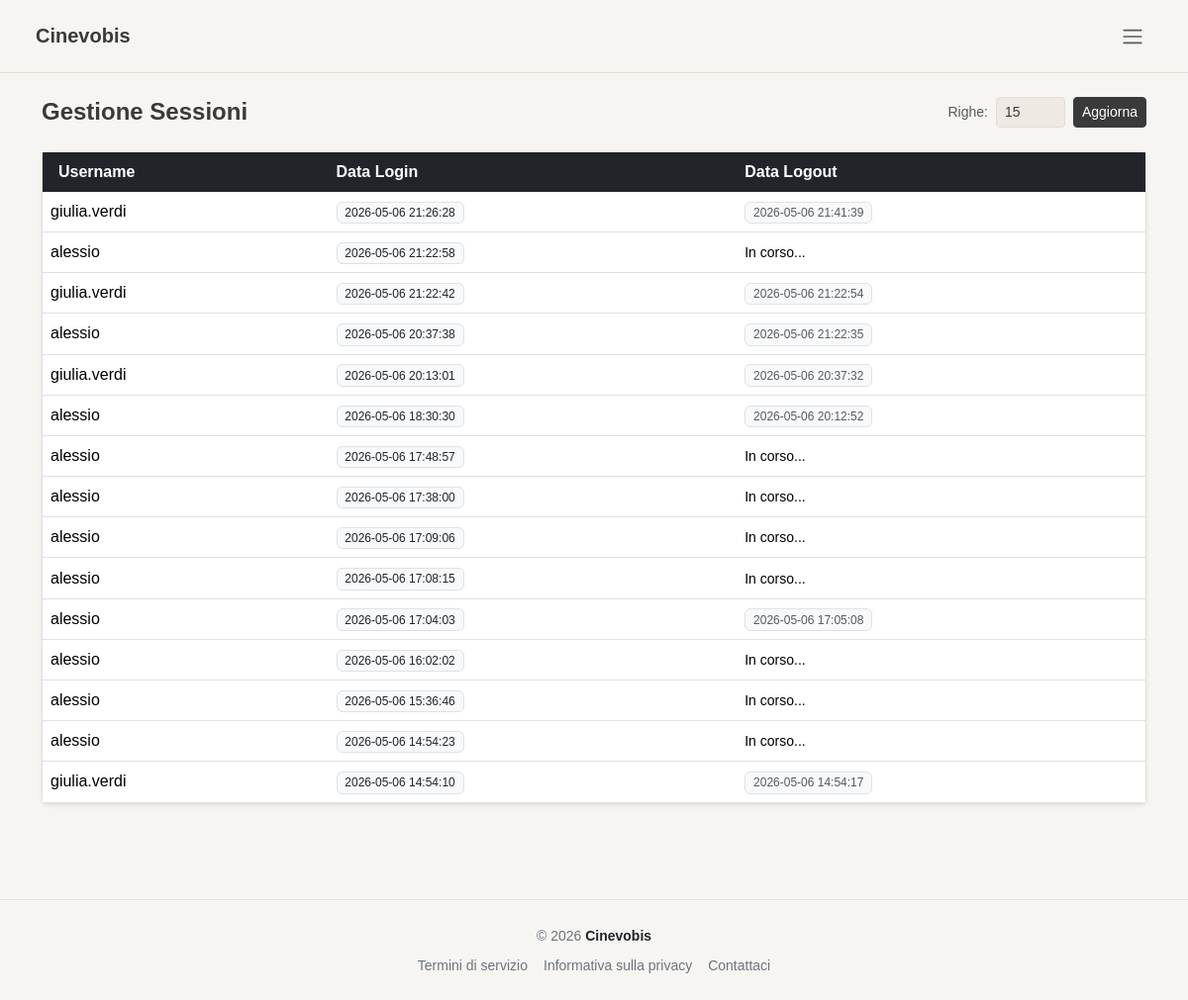
/pages/admin/sessions.php (signed in), run on the app's committed database.
### tables this page shows
CREATE TABLE `sessioni` (
  `id_sessione` varchar(255) NOT NULL,
  `id_utente` int(11) NOT NULL,
  `data_login` datetime DEFAULT NULL,
  `data_logout` datetime DEFAULT NULL,
  PRIMARY KEY (`id_sessione`),
  KEY `id_utente` (`id_utente`),
  CONSTRAINT `sessioni_ibfk_1` FOREIGN KEY (`id_utente`) REFERENCES `utenti` (`id_utente`) ON DELETE CASCADE ON UPDATE CASCADE
);

CREATE TABLE `utenti` (
  `id_utente` int(11) NOT NULL AUTO_INCREMENT,
  `username` varchar(100) NOT NULL,
  `password` varchar(255) NOT NULL,
  `email` varchar(100) NOT NULL,
  `nome` varchar(100) NOT NULL,
  `cognome` varchar(100) NOT NULL,
  `id_profilo` int(11) DEFAULT NULL,
  `attivo` tinyint(1) DEFAULT 1,
  `data_registrazione` datetime DEFAULT NULL,
  PRIMARY KEY (`id_utente`),
  UNIQUE KEY `username` (`username`),
  UNIQUE KEY `email` (`email`),
  KEY `id_profilo` (`id_profilo`),
  CONSTRAINT `utenti_ibfk_1` FOREIGN KEY (`id_profilo`) REFERENCES `profili` (`id_profilo`) ON UPDATE CASCADE
);

### includes/user_obj.php (called while the page is built, shortened)
<?php
class userObj {
    private PDO $db;
    public function __construct(PDO $db, string $username, ?string $password = null, ?string $nome = null, ?string $cognome = null,
                            ?string $email = null, ?int $attivo = null, ?int $id_profilo = null) {
        $this->db           = $db;
    }
    public function readAccess(int $num) {
        $sql = "SELECT u.username, s.data_login, s.data_logout
                FROM sessioni s
                JOIN utenti u ON u.id_utente = s.id_utente
                ORDER BY s.data_login DESC
                LIMIT :num";
        $stmt = $this->db->prepare($sql);
        $num  = (int)$num;
        $stmt->bindParam(':num', $num, PDO::PARAM_INT);
        $stmt->execute();
        return $stmt->fetchAll();
    }
}

### pages/admin/sessions.php (the view, shortened to what this page needs)
<?php
require_once(__DIR__ . '/../../config/connection.php');
require_once(__DIR__ . '/../../includes/user_obj.php');
$username   = $_SESSION['username']   ?? '';
$user = new userObj($conn, $username);
$righe = $_GET['righe'] ?? 15;
$sessioni = $user->readAccess($righe);
?>
<!DOCTYPE html>
<html lang="it">
<head>
    <link rel="stylesheet" href="/node_modules/bootstrap/dist/css/bootstrap.min.css">
    <link rel="stylesheet" href="/assets/css/style.css">
</head>
<body class="d-flex flex-column min-vh-100">
    <?php require_once(__DIR__ . '/../../includes/header.php'); ?>
    <div class="container mt-4 mb-5 pb-5 flex-grow-1">
        <div class="d-flex justify-content-between align-items-center mb-4">
            <h1 class="fs-4 fw-bold mb-0">Gestione Sessioni</h1>
            <form method="GET" class="d-flex align-items-center gap-2">
                <label class="small text-muted mb-0">Righe:</label>
                <input type="number" name="righe" class="form-control form-control-sm" style="width: 70px;" min="1" value="<?= htmlspecialchars($righe) ?>">
                <button type="submit" class="btn btn-sm btn-dark">Aggiorna</button>
            </form>
        </div>
        <div class="card shadow-sm border-0">
            <div class="table-responsive">
                <table class="table table-hover align-middle mb-0">
                    <thead class="table-dark">
                        <tr>
                            <th class="border-0 ps-3">Username</th>
                            <th class="border-0">Data Login</th>
                            <th class="border-0">Data Logout</th>
                        </tr>
                    </thead>
                    <tbody>
                        <?php foreach ($sessioni as $sessione): ?>
                            <tr>
                                <td><?= htmlspecialchars($sessione['username']) ?></td>
                                <td><span class="badge bg-light text-dark fw-normal border"><?= htmlspecialchars($sessione['data_login'] ?? '') ?></span></td>
                                <td>
                                    <?php if (!empty($sessione['data_logout'])): ?>
                                        <span class="badge bg-light text-muted fw-normal border"><?= htmlspecialchars($sessione['data_logout']) ?></span>
                                    <?php else: ?>
                                        <span class="text small italic">In corso...</span>
                                    <?php endif; ?>
                                </td>
                            </tr>
                        <?php endforeach; ?>
                    </tbody>
                </table>
            </div>
        </div>
    </div>
    <?php require_once(__DIR__ . '/../../includes/footer.php'); ?>
</body>
</html>

### includes/header.php (shortened to what this page needs)
<?php
$isLogged = isset($_SESSION['username']);
$currentPage = basename($_SERVER['SCRIPT_NAME']);
$adminPages = ['add_film.php', 'dashboard.php', 'sessions.php', 'users.php', 'edit_user.php', 'notifications.php', 'films.php', 'film_db.php'];
$isAdminPage = in_array($currentPage, $adminPages);
?>
<nav class="navbar navbar-expand-lg px-4 py-3 border-bottom mb-0" style="position: relative;">
    <div class="container-fluid">
        <?php if ($isAdminPage): ?>
            <a href="/pages/admin/dashboard.php" class="navbar-brand fw-bold text-dark" style="font-size: 20px; z-index: 2;">
                Cinevobis
            </a>
        <?php else: ?>
            <a href="/" class="navbar-brand fw-bold text-dark" style="font-size: 20px; z-index: 2;">
                Cinevobis
            </a>
        <?php endif; ?>
        <div class="ms-auto d-flex align-items-center gap-3" style="z-index: 2;">
            <?php if (!$isLogged): ?>
                <div class="d-flex gap-2 align-items-center">
                    <a href="/pages/public/login.php" class="btn btn-outline-secondary btn-sm px-4">Accedi</a>
                    <a href="/pages/public/signup.php" class="btn btn-dark btn-sm px-4">Registrati</a>
                </div>
            <?php else: ?>
                <div class="dropdown">
                    <button class="btn border-0 p-2 shadow-none" type="button" data-bs-toggle="dropdown" aria-expanded="false">
                        <span class="navbar-toggler-icon"></span>
                    </button>
                </div>
            <?php endif; ?>
        </div>
    </div>
</nav>

### includes/footer.php (shortened to what this page needs)
<footer class="text-center py-4 border-top">
    <div class="mb-2">
        <span class="text-secondary small">
            © <?= date("Y"); ?> <span class="fw-bold text-dark">Cinevobis</span>
        </span>
    </div>
    <div class="d-flex justify-content-center gap-3">
        <a href="/pages/public/terms.php" class="text-secondary small text-decoration-none">Termini di servizio</a>
        <a href="/pages/public/privacy.php" class="text-secondary small text-decoration-none">Informativa sulla privacy</a>
        <a href="/actions/contact.php" class="text-secondary small text-decoration-none">Contattaci</a>
    </div>
</footer>

### assets/css/style.css (style rules this page uses)
:root { --accent: #A8C5DA; --accent-hover: #8EB5CC; --accent-dark: #5A8FA8; --bg: #F7F5F2; --bg-surface: #FFFFFF; --bg-muted: #EEE9E3; --border: #E2DDD8; --text: #3A3A3A; --text-muted: #8A8480; }
body { background-color: var(--bg); color: var(--text); font-family: 'DM Sans', sans-serif; -webkit-font-smoothing: antialiased; -moz-osx-font-smoothing: grayscale; }
.btn-dark { background-color: var(--text) !important; border-color: var(--text) !important; color: #fff !important; }
.navbar { background-color: var(--bg) !important; border-color: var(--border) !important; }
.navbar-brand { text-decoration: none; color: var(--text) !important; position: relative; }
.navbar-brand::after { content: ''; position: absolute; width: 0; height: 2px; bottom: 0; left: 0; background-color: var(--text); transition: width 0.2s ease-in-out; }
.card, .search-result-card { background-color: var(--bg-surface) !important; border: 1px solid var(--border) !important; }
.form-control { background-color: var(--bg-muted) !important; border-color: var(--border) !important; color: var(--text) !important; }
.form-control::placeholder { color: var(--text-muted) !important; }
footer { border-color: var(--border) !important; background-color: var(--bg); }

### data on the page
sessioni: id_utente.username "giulia.verdi", data_login "2026-05-06 21:26:28", data_logout "2026-05-06 21:41:39"
sessioni: id_utente.username "alessio", data_login "2026-05-06 21:22:58", shows "In corso..."
sessioni: id_utente.username "giulia.verdi", data_login "2026-05-06 21:22:42", data_logout "2026-05-06 21:22:54"
sessioni: id_utente.username "alessio", data_login "2026-05-06 20:37:38", data_logout "2026-05-06 21:22:35"
sessioni: id_utente.username "giulia.verdi", data_login "2026-05-06 20:13:01", data_logout "2026-05-06 20:37:32"
sessioni: id_utente.username "alessio", data_login "2026-05-06 18:30:30", data_logout "2026-05-06 20:12:52"
sessioni: id_utente.username "alessio", data_login "2026-05-06 17:48:57", shows "In corso..."
sessioni: id_utente.username "alessio", data_login "2026-05-06 17:38:00", shows "In corso..."
sessioni: id_utente.username "alessio", data_login "2026-05-06 17:09:06", shows "In corso..."
sessioni: id_utente.username "alessio", data_login "2026-05-06 17:08:15", shows "In corso..."
sessioni: id_utente.username "alessio", data_login "2026-05-06 17:04:03", data_logout "2026-05-06 17:05:08"
sessioni: id_utente.username "alessio", data_login "2026-05-06 16:02:02", shows "In corso..."
sessioni: id_utente.username "alessio", data_login "2026-05-06 15:36:46", shows "In corso..."
sessioni: id_utente.username "alessio", data_login "2026-05-06 14:54:23", shows "In corso..."
sessioni: id_utente.username "giulia.verdi", data_login "2026-05-06 14:54:10", data_logout "2026-05-06 14:54:17"
